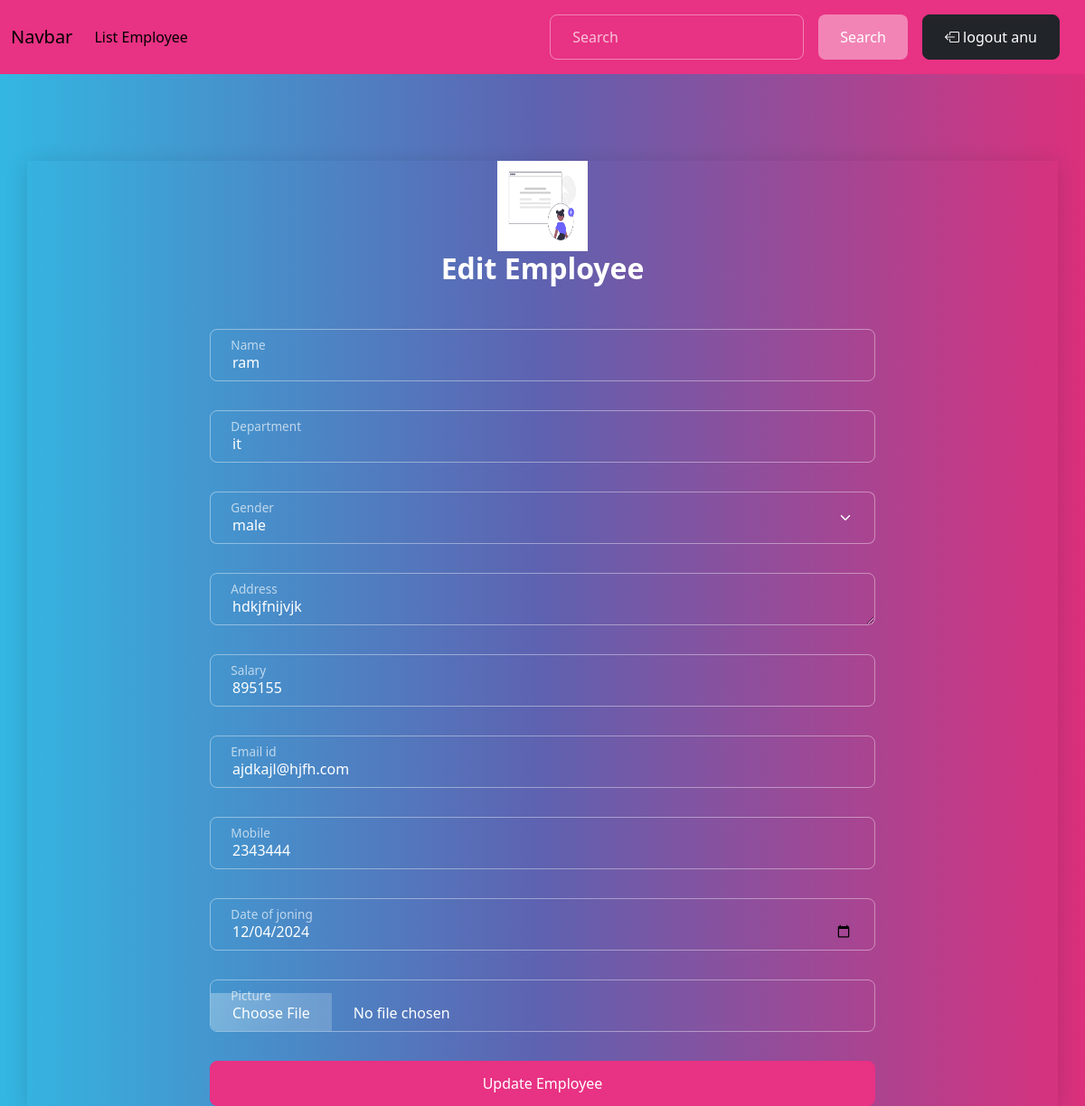
The page /employee/2/change/ (signed in) on the database as committed earlier.
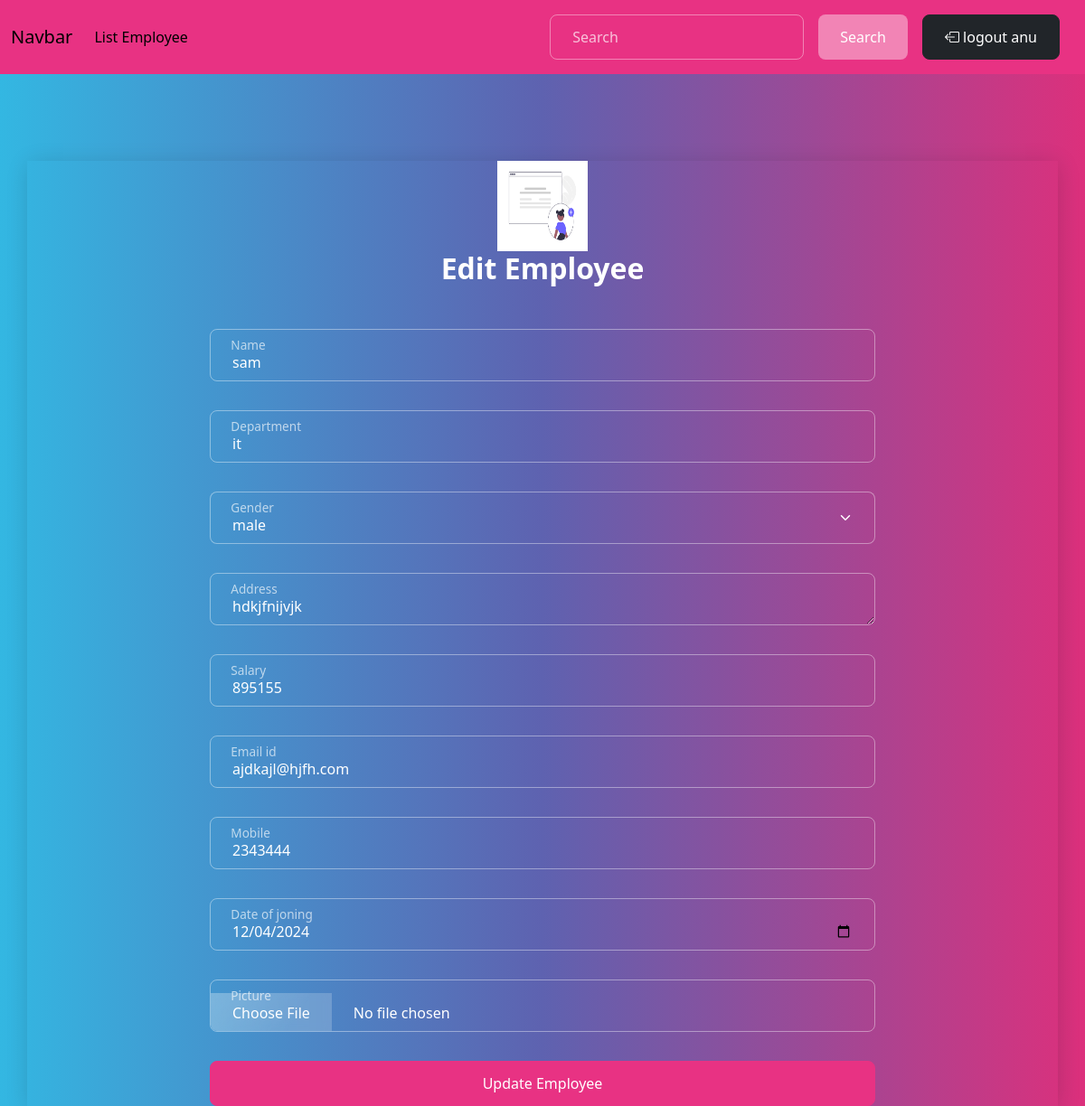
The same page on the database as committed later.
### employee/models.py (models this page shows, shortened)
class Employee(models.Model):
    name=models.CharField(max_length=200)
    department=models.CharField(max_length=200)
    gender_option={
        ("male","male"),
        ("female","female")
    }
    gender=models.CharField(max_length=200,choices=gender_option,default="male")
    address=models.TextField()
    salary=models.PositiveIntegerField()
    email_id=models.EmailField()
    mobile=models.PositiveIntegerField()
    date_of_joning=models.DateField(null=True)
    picture=models.ImageField(upload_to="employee_image",null=True)

### employee/views.py (the view, shortened to what this page needs)
# urls.py: path('employee/<int:pk>/change/',views.EmployeeUpdateView.as_view(),name="employee-update"),
@method_decorator(decs,name="dispatch")
class EmployeeUpdateView(View):
    template_name="employee_update.html"
    form_class=EmployeeForm
    def get(self,request,*args,**kwargs):
        id=kwargs.get("pk")
        employee_object=Employee.objects.get(id=id)
        form_instance=self.form_class(instance=employee_object)
        return render(request,self.template_name,{"form":form_instance})

### employee/form.py
class EmployeeForm(forms.ModelForm):
    class Meta:
        model = Employee
        fields = "__all__"
        widgets ={
        "name": forms.TextInput(attrs={"class": "form-control"}),
        "department": forms.TextInput(attrs={"class": "form-control"}),
        "gender": forms.Select(attrs={"class": "form-control form-select"}),
        "address": forms.Textarea(attrs={"class": "form-control"}),
        "salary": forms.TextInput(attrs={"class": "form-control"}),
        "email_id": forms.EmailInput(attrs={"class": "form-control"}),
        "mobile": forms.NumberInput(attrs={"class": "form-control"}),
        "date_of_joning": forms.TextInput(attrs={"class": "form-control","type":"date"}),
        "picture": forms.FileInput(attrs={"class": "form-control"}),
         }

### employee/templates/employee_update.html (shortened to what this page needs)
{% extends 'base.html' %}
{% load static %}
{% block main_block %}
<div class="container shadow mt-5">
    <div class="row justify-content-center">
        <div class="col-8">
            <div class="text-center mb-4">
                <img src="{% static 'images/add.png' %}" alt="Add Employee Icon" width="100px" height="100px">
                <h2>Edit Employee</h2>
            </div>
            <form action="" method="post" enctype="multipart/form-data">
                {% for field in form %}
                    <div class="form-floating mb-3">
                        {{ field }}
                        <label for="{{ field.id_for_label }}">{{ field.label }}</label>
                    </div>
                {% endfor %}
                <button type="submit" class="btn btn-primary w-100">Update Employee</button>
            </form>
        </div>
    </div>
</div>
{% endblock %}

### employee/templates/base.html (shortened to what this page needs)
<!DOCTYPE html>
{%load static%}
<html lang="en">
<head>
    <link rel="stylesheet" href="{%static 'css/themestyle.css'%}">
    <link rel="stylesheet" href="https://cdn.jsdelivr.net/npm/bootstrap-icons@1.11.3/font/bootstrap-icons.min.css">
  </head>
<body>
    <nav class="navbar navbar-expand-lg bg-primary">
        <div class="container-fluid">
          <a class="navbar-brand" href="#">Navbar</a>
          <div class="collapse navbar-collapse" id="navbarSupportedContent">
            <ul class="navbar-nav me-auto mb-2 mb-lg-0">
              <li class="nav-item">
                <a class="nav-link active" aria-current="page" href="{% url 'employee-list'%}">List Employee</a>
              </li>
            </ul>
            <form class="d-flex " role="search">
              <input class="form-control me-2 " type="search" placeholder="Search" aria-label="Search">
              <button class="btn btn-secondary " type="submit">Search</button>
            </form>
            <ul class="navbar-nav  mb-2 mb-lg-0">
              <li class=" nav-item">
              <a href="{%url 'signout'%}" class="btn btn-dark mx-2"> <i class="bi bi-box-arrow-left"> </i> logout {{request.user}}</a>
            </li></ul>
          </div>
        </div>
      </nav>
      {%block main_block%}
      {%endblock%}
</body>
</html>

Rows that differ between the two databases and show on the page:
changed Employee "it": name "ram" → "sam"
